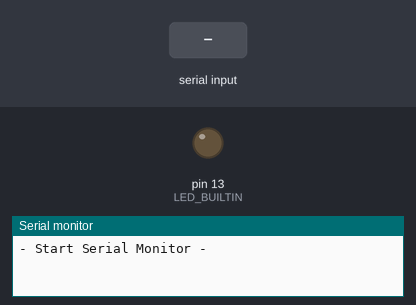
The sketch below on a simulated Arduino Uno, built with avr-gcc and run on an emulated ATmega328P. Shown: output pins drawn as LEDs (lit = HIGH), the last lines printed to the serial monitor. The test bench sets the inputs (shaded band).

Above: at 1.2 s.
1.3 s: "1" received over Serial
At 2.3 s:
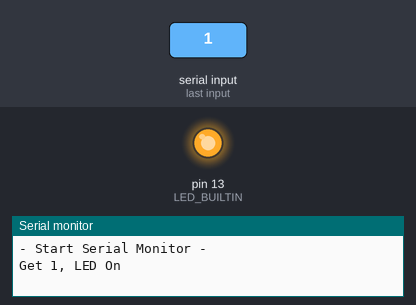
2.8 s: "0" received over Serial
At 3.4 s:
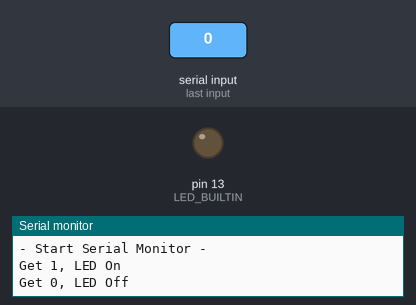
Timing chart, 0 to 5.8 s (numbered marks = the images above; inputs shaded):
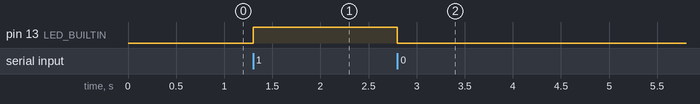

Measured:
- after the input at 1.3 s, pin 13 (LED_BUILTIN): LOW → HIGH at once
- after the input at 2.8 s, pin 13 (LED_BUILTIN): HIGH → LOW at once

The sketch:

sketch_mar12a.ino
```cpp
void setup() {  // put your setup code here, to run once:
  pinMode(LED_BUILTIN, OUTPUT);  Serial.begin(9600);  Serial.println("- Start Serial Monitor -");  Serial.println();}
void loop() {  // put your main code here, to run repeatedly:
  int DataReceived;    if (Serial.available()>0)  {
    DataReceived = Serial.read();
     if(DataReceived == '1'){
      Serial.println("Get 1, LED On");
      digitalWrite(LED_BUILTIN, HIGH);      }

      else if(DataReceived == '0'){

        Serial.println("Get 0, LED Off");              digitalWrite(LED_BUILTIN, LOW);      }
        else{        Serial.println("Didn't get  0 or 1, Do nothing");                }
        }}
```
